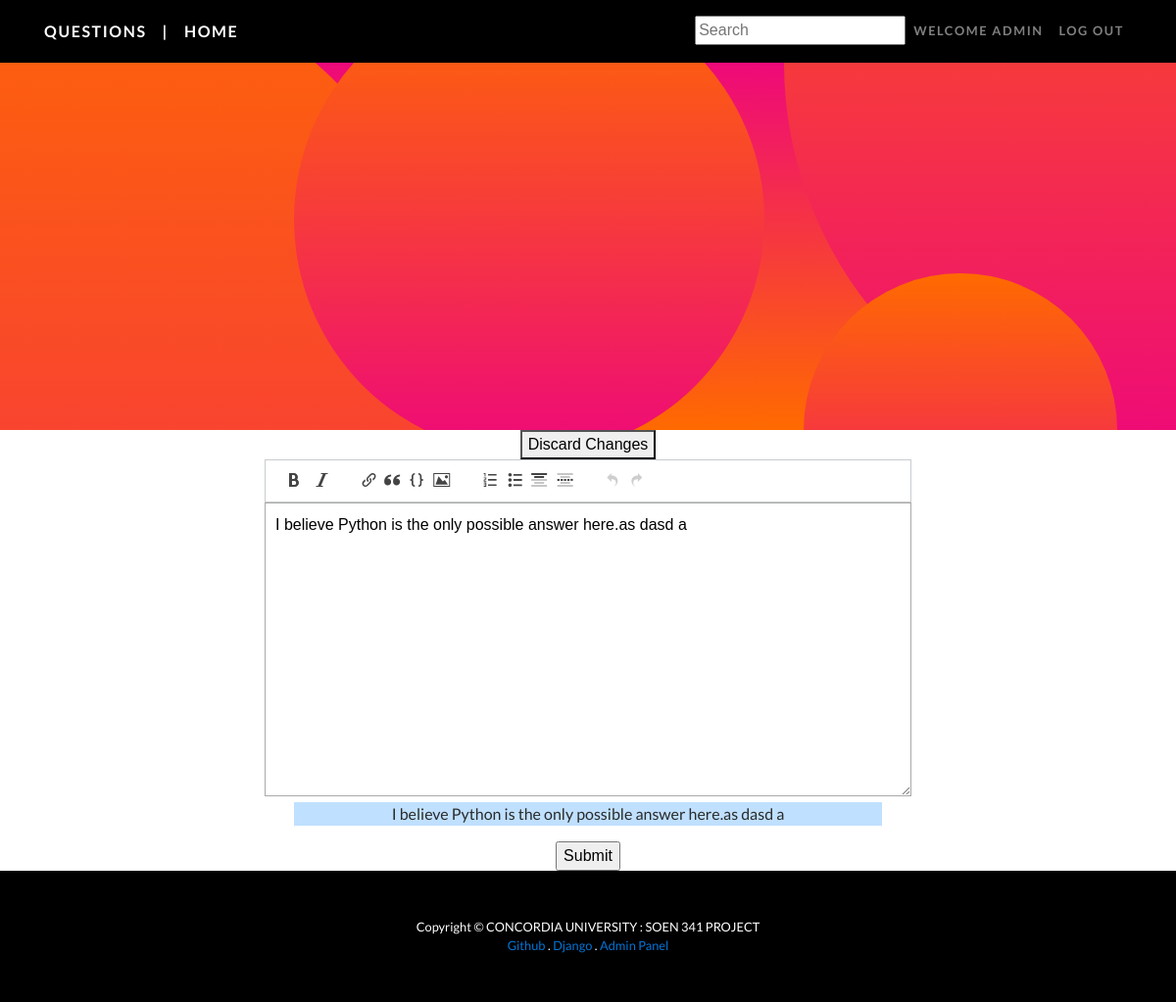
Screenshot of /questions/4/edit_answers/4/ (signed in) with the database file from the repository.
### qa_web/models.py (models this page shows, shortened)
class User(AbstractUser):
    age = models.IntegerField(null=True)
    birthday = models.DateField(null=True)
    motherland = models.TextField(max_length=100, null=True)
    school = models.TextField(max_length=100, null=True)
    major = models.CharField(max_length=50, null=True)
    city = models.TextField(max_length=100, null=True)
    image = models.ImageField(upload_to='profile_img', blank=True)

class Post(models.Model):
    content = models.TextField(null=True)
    owner = models.ForeignKey(settings.AUTH_USER_MODEL,
                              null=True, on_delete=models.SET_NULL)
    creation_date = models.DateTimeField(auto_now_add=True)
    upvotes = models.IntegerField(default=0)
    downvotes = models.IntegerField(default=0)
    class Meta:
        abstract = True

class Answer(Post):
    question = models.ForeignKey(Question, null=True,
                                 on_delete=models.CASCADE)
    correct_answer = models.BooleanField(default=False)
    voters = models.ManyToManyField(
        settings.AUTH_USER_MODEL, related_name='a_voters', through='Vote')

### qa_web/views/add_content.py (the view)
# urls.py: path('questions/<int:id_>/edit_answers/<int:a_id>/', views.edit_answers,
@login_required(login_url='/login/')
def edit_answers(request, id_, a_id):
    answer = get_object_or_404(Answer, pk=a_id)
    if answer.owner != request.user:
        return HttpResponseForbidden()
    form = EditForm(request.POST)
    if request.POST and form.is_valid():
        answer.content = request.POST['content']
        answer.owner = request.user
        answer.save()
        return HttpResponseRedirect('/questions/{id}/'.format(id=id_))
    return render(request, 'qa_web/edit_post.html',
                  context={'post': answer, 'is_answer': True})

### qa_web/templates/qa_web/edit_post.html (shortened to what this page needs)
{% extends "qa_web/base.html" %}
{% load static %}
{% block content %}
    <a href="/questions/{% if is_answer %}{{ post.question.id }}{% else %}{{ post.id }}{% endif %}">
        <button>Discard Changes</button>
    </a>
    <form method="post">
        <div id="wmd-button-bar"></div>
        <textarea id="wmd-input" name="content" class="wmd-input"
            placeholder="type your description here"
            required>{{ post.content }}</textarea>
        <div id="wmd-preview" class="wmd-panel wmd-preview"></div>
        <input type="submit" value="Submit"/>
    </form>
{% endblock %}

### qa_web/templates/qa_web/includes/navbar.html (shortened to what this page needs)
<nav class="navbar navbar-expand-lg navbar-dark navbar-custom sticky-top"
    style="background-color:black">
    <div class="container">
        {% if user.is_authenticated %}
            <a class="navbar-brand" href="{% url 'question_index' %}">
                Questions
            </a>
            <span class="navbar-brand">|</span>
            <a class="navbar-brand" href="{% url 'homepage' %}">Home</a>
        {% else %}
            <a class="navbar-brand" href="/login/">
                Sign In to Ask, Answer &amp; Rate
            </a>
        {% endif %}
        <div class="collapse navbar-collapse" id="navbarResponsive">
            <ul class="navbar-nav ml-auto">
                <form class="navbar-form navbar-right" action="{% url 'search_keyword' %}" method="get">
                    <input type="text" name="keyword" placeholder="Search">
                </form>
                {% if user.is_authenticated %}
                    <li class="nav-item">
                        <a class="nav-link" href='/profile/{{ user.id }}'>
                            Welcome {{ user.username }}
                        </a>
                    </li>
                    <li class="nav-item">
                        <a class="nav-link" href="/logout/">Log Out</a>
                    </li>
                {% endif %}
            </ul>
        </div>
    </div>
</nav>

### qa_web/static/css/pagedown.css (style rules this page uses)
body { background-color: White; font-family: sans-serif; }
.wmd-panel { margin-left: 25%; margin-right: 25%; width: 50%; min-width: 500px; }
.wmd-input { height: 300px; width: 100%; background-color: Gainsboro; border: 1px solid DarkGray; }
.wmd-preview { background-color: #c0e0ff; }

### rows the page displays
User: username "ADMIN"
Answer: content "I believe Python is the only possible answer here.as dasd a"
